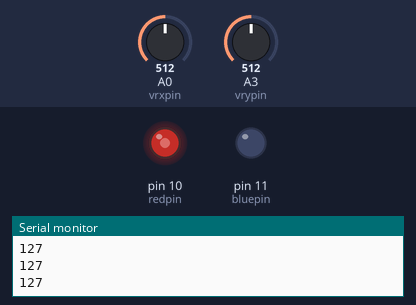
A sketch run on a simulated Arduino Uno, built with avr-gcc and run on an emulated ATmega328P. Shown: output pins drawn as LEDs (lit = HIGH), the last lines printed to the serial monitor. Inputs (shaded band) come from the test bench; at power-on: A0 (vrxpin) = 512, A3 (vrypin) = 512.

Above: at 1.2 s.
1.3 s: A0 (vrxpin) set to 716
At 2.0 s:
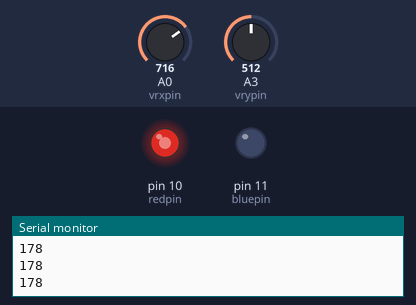
2.8 s: A0 (vrxpin) set to 900
At 3.8 s:
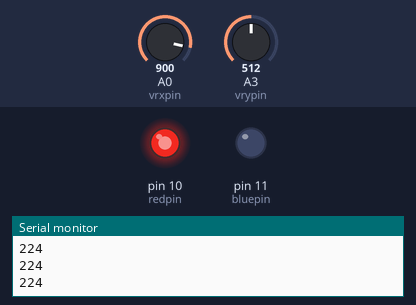
4.3 s: A0 (vrxpin) set to 511
At 5.2 s:
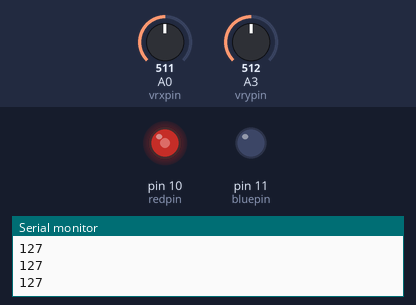
Timing chart, 0 to 7.3 s (numbered marks = the images above; inputs shaded):
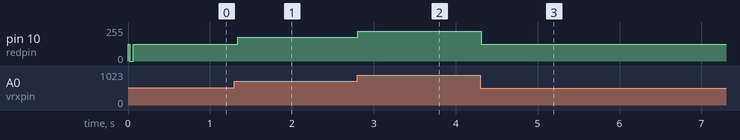

The sketch:

Mar9_Joystick_Lights.ino
```cpp
int vrxpin = A0;
int vrypin = A3;
int vrx;
int vry;

int redpin = 10;
int bluepin = 11;
int red;
int blue;
int red2;
int blue2;

void setup() {
  // put your setup code here, to run once:
  pinMode(vrxpin, INPUT);
  pinMode(vrypin, INPUT);
  pinMode(redpin, OUTPUT);
  pinMode(bluepin, OUTPUT);
  Serial.begin(9600);

}

void loop() {
  // put your main code here, to run repeatedly:
  vrx = analogRead(vrxpin);
  vry = analogRead(vrypin);
  // red = map(vrx, 0, 1023, 0, 255);
  // blue = map(vry, 0, 1023, 0, 255);
  red = map(vrx, 0, 1023, 0, 255);
  red2 = map(vrx, 0, 512, 255, 0);
  blue = map(vry, 0, 1023, 0, 255);
  blue2 = map(vry, 0, 512, 255, 0);

  if (red >= 127 && red <= 128){
    analogWrite(redpin, 0);
  }
  if (red < 127) {
    analogWrite(redpin, red2);

  }
  else {
    analogWrite(redpin, red);
  }


  // if (blue >= 127 && blue <= 138){
  //   analogWrite(bluepin, 0);
  // }
  // else {
  //   digitalWrite(bluepin, HIGH);
  // }

  // if (red <= 127) {
  //   red = map(vrx, 1023, 0, 0, 255);
  //   analogWrite(redpin, red);
  // }
  // else {
  //   analogWrite(redpin,red);
  // }

  // //for blue light
  // if (blue >= 127 && blue >= 138){
  //   analogWrite(redpin, 0);
  // }
  // if (blue <= 127) {
  //   blue = map(vry, 1023, 0, 0, 255);
  //   analogWrite(bluepin,red + 255);
  // }
  // else {
  //   analogWrite(bluepin, blue);
  // }
  Serial.println(red);
  delay(10);

}
```

Measured:
- after the input at 1.3 s, pin 10 (redpin): 127/255 → 178/255 at once
- after the input at 2.8 s, pin 10 (redpin): 178/255 → 224/255 at once
- after the input at 4.3 s, pin 10 (redpin): 224/255 → 127/255 at once
